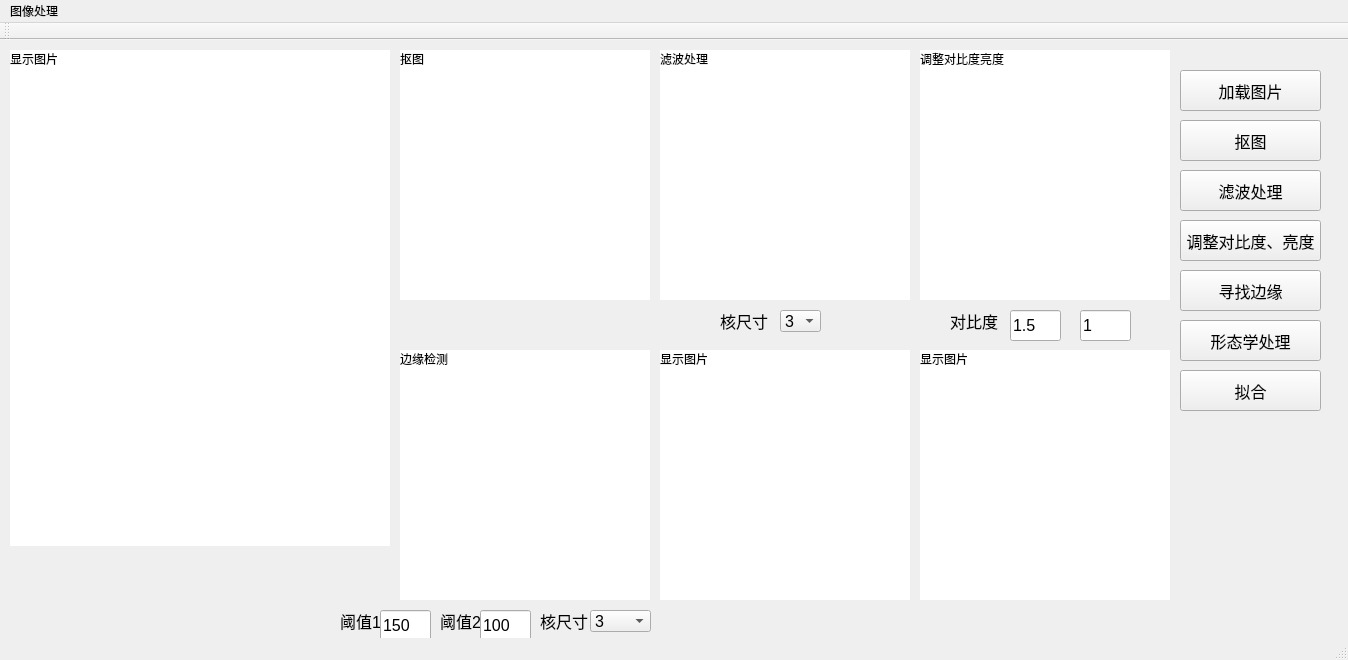
<?xml version="1.0" encoding="UTF-8"?>
<ui version="4.0">
 <class>MainWindow</class>
 <widget class="QMainWindow" name="MainWindow">
  <property name="geometry">
   <rect>
    <x>0</x>
    <y>0</y>
    <width>1348</width>
    <height>660</height>
   </rect>
  </property>
  <property name="windowTitle">
   <string>MainWindow</string>
  </property>
  <widget class="QWidget" name="centralWidget">
   <widget class="QPushButton" name="btn_matImage">
    <property name="geometry">
     <rect>
      <x>1180</x>
      <y>80</y>
      <width>141</width>
      <height>41</height>
     </rect>
    </property>
    <property name="font">
     <font>
      <pointsize>12</pointsize>
     </font>
    </property>
    <property name="text">
     <string>抠图</string>
    </property>
    <property name="checkable">
     <bool>true</bool>
    </property>
   </widget>
   <widget class="QPushButton" name="btn_loadImage">
    <property name="geometry">
     <rect>
      <x>1180</x>
      <y>30</y>
      <width>141</width>
      <height>41</height>
     </rect>
    </property>
    <property name="font">
     <font>
      <pointsize>12</pointsize>
     </font>
    </property>
    <property name="text">
     <string>加载图片</string>
    </property>
   </widget>
   <widget class="QPushButton" name="btn_filterImage">
    <property name="geometry">
     <rect>
      <x>1180</x>
      <y>130</y>
      <width>141</width>
      <height>41</height>
     </rect>
    </property>
    <property name="font">
     <font>
      <pointsize>12</pointsize>
     </font>
    </property>
    <property name="text">
     <string>滤波处理</string>
    </property>
   </widget>
   <widget class="QPushButton" name="btn_findedgeImage">
    <property name="geometry">
     <rect>
      <x>1180</x>
      <y>230</y>
      <width>141</width>
      <height>41</height>
     </rect>
    </property>
    <property name="font">
     <font>
      <pointsize>12</pointsize>
     </font>
    </property>
    <property name="text">
     <string>寻找边缘</string>
    </property>
   </widget>
   <widget class="QPushButton" name="btn_morphologyImage">
    <property name="geometry">
     <rect>
      <x>1180</x>
      <y>280</y>
      <width>141</width>
      <height>41</height>
     </rect>
    </property>
    <property name="font">
     <font>
      <pointsize>12</pointsize>
     </font>
    </property>
    <property name="text">
     <string>形态学处理</string>
    </property>
   </widget>
   <widget class="QPushButton" name="btn_matchImage">
    <property name="geometry">
     <rect>
      <x>1180</x>
      <y>330</y>
      <width>141</width>
      <height>41</height>
     </rect>
    </property>
    <property name="font">
     <font>
      <pointsize>12</pointsize>
     </font>
    </property>
    <property name="text">
     <string>拟合</string>
    </property>
   </widget>
   <widget class="QLabel" name="lab_Image">
    <property name="geometry">
     <rect>
      <x>10</x>
      <y>10</y>
      <width>380</width>
      <height>496</height>
     </rect>
    </property>
    <property name="styleSheet">
     <string notr="true">background-color: rgb(255, 255, 255);</string>
    </property>
    <property name="text">
     <string>显示图片</string>
    </property>
    <property name="alignment">
     <set>Qt::AlignLeading|Qt::AlignLeft|Qt::AlignTop</set>
    </property>
   </widget>
   <widget class="QPushButton" name="btn_adjustbrightImage">
    <property name="geometry">
     <rect>
      <x>1180</x>
      <y>180</y>
      <width>141</width>
      <height>41</height>
     </rect>
    </property>
    <property name="font">
     <font>
      <pointsize>12</pointsize>
     </font>
    </property>
    <property name="text">
     <string>调整对比度、亮度</string>
    </property>
   </widget>
   <widget class="QLabel" name="lab_matImage">
    <property name="geometry">
     <rect>
      <x>400</x>
      <y>10</y>
      <width>250</width>
      <height>250</height>
     </rect>
    </property>
    <property name="styleSheet">
     <string notr="true">background-color: rgb(255, 255, 255);</string>
    </property>
    <property name="text">
     <string>抠图</string>
    </property>
    <property name="alignment">
     <set>Qt::AlignLeading|Qt::AlignLeft|Qt::AlignTop</set>
    </property>
   </widget>
   <widget class="QLabel" name="lab_findedgeImage">
    <property name="geometry">
     <rect>
      <x>400</x>
      <y>310</y>
      <width>250</width>
      <height>250</height>
     </rect>
    </property>
    <property name="styleSheet">
     <string notr="true">background-color: rgb(255, 255, 255);</string>
    </property>
    <property name="text">
     <string>边缘检测</string>
    </property>
    <property name="alignment">
     <set>Qt::AlignLeading|Qt::AlignLeft|Qt::AlignTop</set>
    </property>
   </widget>
   <widget class="QLabel" name="lab_filterImage">
    <property name="geometry">
     <rect>
      <x>660</x>
      <y>10</y>
      <width>250</width>
      <height>250</height>
     </rect>
    </property>
    <property name="styleSheet">
     <string notr="true">background-color: rgb(255, 255, 255);</string>
    </property>
    <property name="text">
     <string>滤波处理</string>
    </property>
    <property name="alignment">
     <set>Qt::AlignLeading|Qt::AlignLeft|Qt::AlignTop</set>
    </property>
   </widget>
   <widget class="QLabel" name="lab_morphologyImage">
    <property name="geometry">
     <rect>
      <x>660</x>
      <y>310</y>
      <width>250</width>
      <height>250</height>
     </rect>
    </property>
    <property name="styleSheet">
     <string notr="true">background-color: rgb(255, 255, 255);</string>
    </property>
    <property name="text">
     <string>显示图片</string>
    </property>
    <property name="alignment">
     <set>Qt::AlignLeading|Qt::AlignLeft|Qt::AlignTop</set>
    </property>
   </widget>
   <widget class="QLabel" name="lab_matchImage">
    <property name="geometry">
     <rect>
      <x>920</x>
      <y>310</y>
      <width>250</width>
      <height>250</height>
     </rect>
    </property>
    <property name="styleSheet">
     <string notr="true">background-color: rgb(255, 255, 255);</string>
    </property>
    <property name="text">
     <string>显示图片</string>
    </property>
    <property name="alignment">
     <set>Qt::AlignLeading|Qt::AlignLeft|Qt::AlignTop</set>
    </property>
   </widget>
   <widget class="QLabel" name="lab_adjustbrightImage">
    <property name="geometry">
     <rect>
      <x>920</x>
      <y>10</y>
      <width>250</width>
      <height>250</height>
     </rect>
    </property>
    <property name="styleSheet">
     <string notr="true">background-color: rgb(255, 255, 255);</string>
    </property>
    <property name="text">
     <string>调整对比度亮度</string>
    </property>
    <property name="alignment">
     <set>Qt::AlignLeading|Qt::AlignLeft|Qt::AlignTop</set>
    </property>
   </widget>
   <widget class="QLabel" name="label">
    <property name="geometry">
     <rect>
      <x>720</x>
      <y>270</y>
      <width>61</width>
      <height>21</height>
     </rect>
    </property>
    <property name="font">
     <font>
      <pointsize>12</pointsize>
     </font>
    </property>
    <property name="text">
     <string>核尺寸</string>
    </property>
   </widget>
   <widget class="QComboBox" name="comboBox_filter">
    <property name="geometry">
     <rect>
      <x>780</x>
      <y>270</y>
      <width>41</width>
      <height>22</height>
     </rect>
    </property>
    <property name="font">
     <font>
      <pointsize>12</pointsize>
     </font>
    </property>
    <item>
     <property name="text">
      <string>3</string>
     </property>
    </item>
    <item>
     <property name="text">
      <string>5</string>
     </property>
    </item>
    <item>
     <property name="text">
      <string>7</string>
     </property>
    </item>
    <item>
     <property name="text">
      <string>9</string>
     </property>
    </item>
   </widget>
   <widget class="QLabel" name="label_2">
    <property name="geometry">
     <rect>
      <x>950</x>
      <y>270</y>
      <width>61</width>
      <height>21</height>
     </rect>
    </property>
    <property name="font">
     <font>
      <pointsize>12</pointsize>
     </font>
    </property>
    <property name="text">
     <string>对比度</string>
    </property>
   </widget>
   <widget class="QLineEdit" name="lineEdit_alpha">
    <property name="geometry">
     <rect>
      <x>1010</x>
      <y>270</y>
      <width>51</width>
      <height>31</height>
     </rect>
    </property>
    <property name="font">
     <font>
      <pointsize>12</pointsize>
     </font>
    </property>
    <property name="text">
     <string>1.5</string>
    </property>
   </widget>
   <widget class="QLineEdit" name="lineEdit_beta">
    <property name="geometry">
     <rect>
      <x>1080</x>
      <y>270</y>
      <width>51</width>
      <height>31</height>
     </rect>
    </property>
    <property name="font">
     <font>
      <pointsize>12</pointsize>
     </font>
    </property>
    <property name="text">
     <string>1</string>
    </property>
   </widget>
   <widget class="QLineEdit" name="lineEdit_alpha_4">
    <property name="geometry">
     <rect>
      <x>-140</x>
      <y>870</y>
      <width>51</width>
      <height>31</height>
     </rect>
    </property>
    <property name="font">
     <font>
      <pointsize>12</pointsize>
     </font>
    </property>
    <property name="text">
     <string>1.5</string>
    </property>
   </widget>
   <widget class="QLineEdit" name="lineEdit_alpha_6">
    <property name="geometry">
     <rect>
      <x>-70</x>
      <y>870</y>
      <width>51</width>
      <height>31</height>
     </rect>
    </property>
    <property name="font">
     <font>
      <pointsize>12</pointsize>
     </font>
    </property>
    <property name="text">
     <string>1.5</string>
    </property>
   </widget>
   <widget class="QComboBox" name="comboBox_apertureSize">
    <property name="geometry">
     <rect>
      <x>590</x>
      <y>570</y>
      <width>61</width>
      <height>22</height>
     </rect>
    </property>
    <property name="font">
     <font>
      <pointsize>12</pointsize>
     </font>
    </property>
    <item>
     <property name="text">
      <string>3</string>
     </property>
    </item>
    <item>
     <property name="text">
      <string>5</string>
     </property>
    </item>
    <item>
     <property name="text">
      <string>7</string>
     </property>
    </item>
    <item>
     <property name="text">
      <string>9</string>
     </property>
    </item>
   </widget>
   <widget class="QLabel" name="label_3">
    <property name="geometry">
     <rect>
      <x>340</x>
      <y>570</y>
      <width>61</width>
      <height>21</height>
     </rect>
    </property>
    <property name="font">
     <font>
      <pointsize>12</pointsize>
     </font>
    </property>
    <property name="text">
     <string>阈值1</string>
    </property>
   </widget>
   <widget class="QLabel" name="label_4">
    <property name="geometry">
     <rect>
      <x>440</x>
      <y>570</y>
      <width>61</width>
      <height>21</height>
     </rect>
    </property>
    <property name="font">
     <font>
      <pointsize>12</pointsize>
     </font>
    </property>
    <property name="text">
     <string>阈值2</string>
    </property>
   </widget>
   <widget class="QLineEdit" name="lineEdit_threshold1">
    <property name="geometry">
     <rect>
      <x>380</x>
      <y>570</y>
      <width>51</width>
      <height>31</height>
     </rect>
    </property>
    <property name="font">
     <font>
      <pointsize>12</pointsize>
     </font>
    </property>
    <property name="text">
     <string>150</string>
    </property>
   </widget>
   <widget class="QLineEdit" name="lineEdit_threshold2">
    <property name="geometry">
     <rect>
      <x>480</x>
      <y>570</y>
      <width>51</width>
      <height>31</height>
     </rect>
    </property>
    <property name="font">
     <font>
      <pointsize>12</pointsize>
     </font>
    </property>
    <property name="text">
     <string>100</string>
    </property>
   </widget>
   <widget class="QLabel" name="label_5">
    <property name="geometry">
     <rect>
      <x>540</x>
      <y>570</y>
      <width>61</width>
      <height>21</height>
     </rect>
    </property>
    <property name="font">
     <font>
      <pointsize>12</pointsize>
     </font>
    </property>
    <property name="text">
     <string>核尺寸</string>
    </property>
   </widget>
  </widget>
  <widget class="QMenuBar" name="menuBar">
   <property name="geometry">
    <rect>
     <x>0</x>
     <y>0</y>
     <width>1348</width>
     <height>23</height>
    </rect>
   </property>
   <widget class="QMenu" name="menu">
    <property name="title">
     <string>图像处理</string>
    </property>
   </widget>
   <addaction name="menu"/>
  </widget>
  <widget class="QToolBar" name="mainToolBar">
   <attribute name="toolBarArea">
    <enum>TopToolBarArea</enum>
   </attribute>
   <attribute name="toolBarBreak">
    <bool>false</bool>
   </attribute>
  </widget>
  <widget class="QStatusBar" name="statusBar"/>
 </widget>
 <layoutdefault spacing="6" margin="11"/>
 <resources/>
 <connections/>
</ui>
